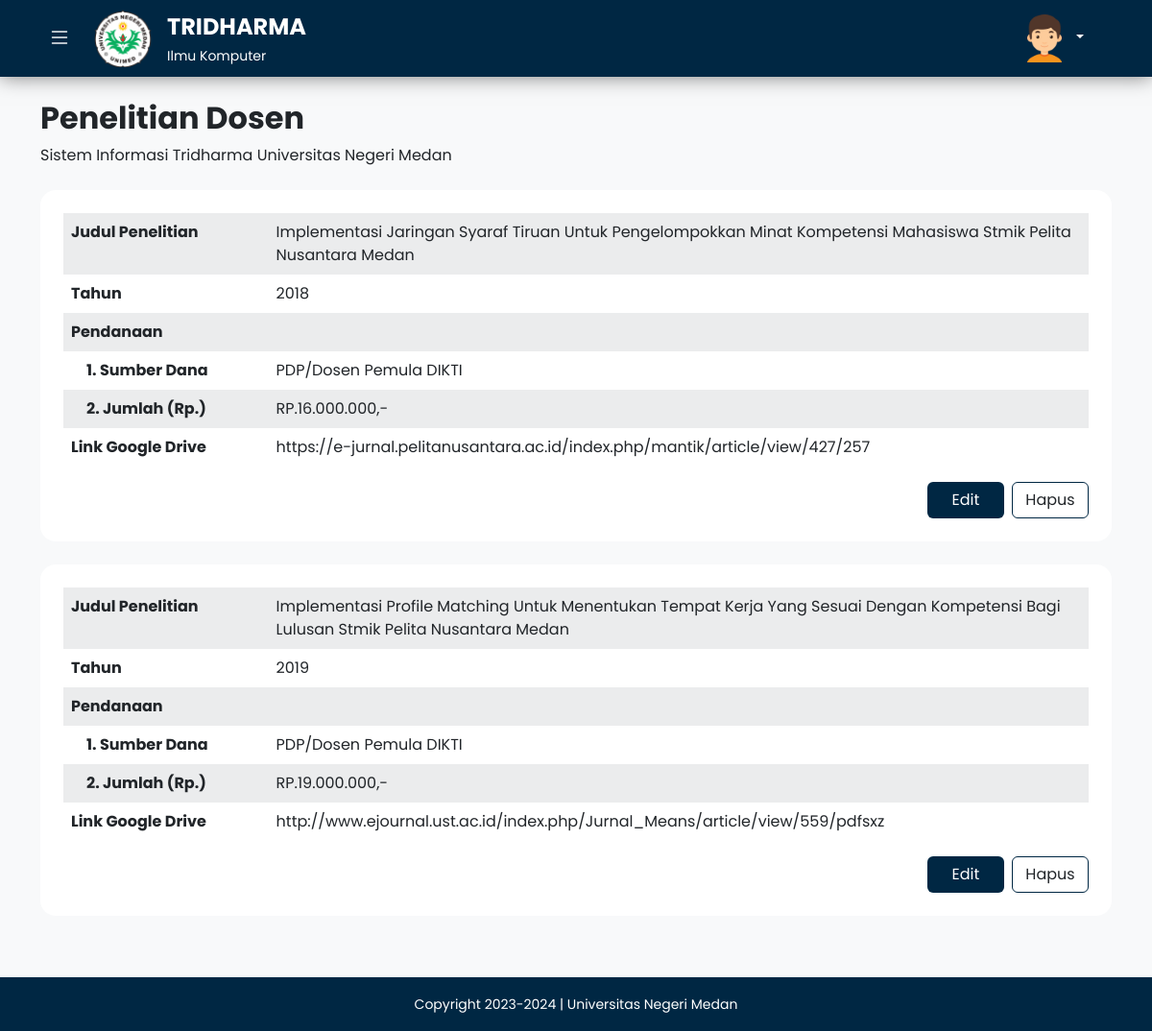
The app's page /admin/penelitian_detail.php?id_dosen=4 (signed in) with its own data.
### tables this page shows
CREATE TABLE `tb_penelitian` (
  `id_penelitian` int NOT NULL,
  `judul_penelitian` varchar(255) DEFAULT NULL,
  `tahun` int DEFAULT NULL,
  `sumber_dana` varchar(50) DEFAULT NULL,
  `nominal_dana` float DEFAULT NULL,
  `link_file` varchar(255) DEFAULT NULL,
  `id_dosen` int NOT NULL
);

### admin/penelitian_detail.php (the view, shortened to what this page needs)
<?php
include('../config/functions/functionPenelitian.php');
$id = $_GET['id_dosen'];
$result = mysqli_query($conn, "SELECT * FROM tb_penelitian INNER JOIN tb_dosen ON tb_penelitian.id_dosen=tb_dosen.id_dosen WHERE tb_penelitian.id_dosen = $id");
?>
<!DOCTYPE html>
<html lang="en">
  <head>
    <?php include ('../app/layouts/layout_admin/link_admin.php'); ?>
  </head>
  <body>
    <div class="wrapper-content">
      <?php include ('../app/layouts/layout_admin/navbar_admin.php'); ?>
      <main>
        <div class="main-wrapper d-flex">
          <section class="main-content w-100 bg-light">
            <div class="container py-3">
              <div
                class="row welcome py-2 mb-2 mb-lg-3 rounded-4 justify-content-center"
              >
                <div class="col-11 col-lg-12 welcome-text">
                  <h2 class="fw-bold">Penelitian Dosen</h2>
                  <p class="m-0">
                    Sistem Informasi Tridharma Universitas Negeri Medan
                  </p>
                </div>
              </div>
              <div class="row penelitian-dosen justify-content-center mb-4">
                <div class="col-lg-12">
                  <?php while ($data = mysqli_fetch_array($result)) { ?>
                  <div class="penelitian-wrapper">
                    <div class="wrapper-body rounded-4 p-4 mb-4">
                      <div class="row align-items-center">
                        <div class="col-lg-12">
                          <div class="table-responsive">
                            <table class="table table-striped table-borderless">
                              <tbody>
                                <tr>
                                  <th width="20%">Judul Penelitian</th>
                                  <td>
                                    <?= $data['judul_penelitian']; ?>
                                  </td>
                                </tr>
                                <tr>
                                  <th>Tahun</th>
                                  <td><?= $data['tahun']; ?></td>
                                </tr>
                                <tr>
                                  <th>Pendanaan</th>
                                  <td></td>
                                </tr>
                                <tr>
                                  <th class="ps-4">1. Sumber Dana</th>
                                  <td><?= $data['sumber_dana']; ?></td>
                                </tr>
                                <tr>
                                  <th class="ps-4">2. Jumlah (Rp.)</th>
                                  <td>RP.<?= number_format($data["nominal_dana"], 0, ".", "."); ?>,-</td>
                                </tr>
                                <tr>
                                  <th>Link Google Drive</th>
                                  <td>
                                    <?= $data['link_file']; ?>
                                  </td>
                                </tr>
                              </tbody>
                            </table>
                          </div>
                        </div>
                      </div>
                      <div class="row button">
                        <div class="col-12 d-flex justify-content-end">
                          <div
                            class="button-edit-wrapper me-2"
                            style="width: 5em"
                          >
                            <a
                              href="penelitian_ubah.php?id_penelitian=<?= $data['id_penelitian']; ?>"
                              class="btn-blue btn w-100"
                              style="background-color: #002743; color: white"
                              >Edit</a
                            >
                          </div>
                          <div class="button-hapus-wrapper" style="width: 5em">
                            <a
                              href="penelitian_hapus.php?id_penelitian=<?= $data['id_penelitian']; ?>"
                              class="btn w-100"
                              style="border: 1px solid #002743"
                              onclick="return confirm('Yakin?')"
                              >Hapus</a
                            >
                          </div>
                        </div>
                      </div>
                    </div>
                  </div>
                  <?php } ?>
                </div>
              </div>
            </div>
          </section>
        </div>
      </main>
      <?php include ('../app/layouts/layout_admin/footer_admin.php'); ?>
    </div>
  </body>
</html>

### app/assets/css/style.css (style rules this page uses)
.btn-blue { background-color: #002743; color: white; }
* { margin: 0; padding: 0; box-sizing: border-box; font-family: "Poppins", sans-serif; }
.main-wrapper { position: relative; }
.main-wrapper .main-content { min-height: 100vh; }
.table-striped > tbody > tr:nth-child(odd) > td, .table-striped > tbody > tr:nth-child(odd) > th { background-color: #f8f9fa !important; }
.penelitian-dosen .penelitian-wrapper .wrapper-body { background-color: #fff; }

### records on screen
tb_penelitian: judul_penelitian "Implementasi Jaringan Syaraf Tiruan Untuk Pengelompokkan Minat Kompetensi Mahasiswa Stmik Pelita Nusantara Medan", tahun "2018", sumber_dana "PDP/Dosen Pemula DIKTI", nominal_dana "16.000.000", link_file "https://e-jurnal.pelitanusantara.ac.id/index.php/mantik/article/view/427/257"
tb_penelitian: judul_penelitian "Implementasi Profile Matching Untuk Menentukan Tempat Kerja Yang Sesuai Dengan Kompetensi Bagi Lulusan Stmik Pelita Nusantara Medan", tahun "2019", sumber_dana "PDP/Dosen Pemula DIKTI", nominal_dana "19.000.000", link_file "http://www.ejournal.ust.ac.id/index.php/Jurnal_Means/article/view/559/pdfsxz"
